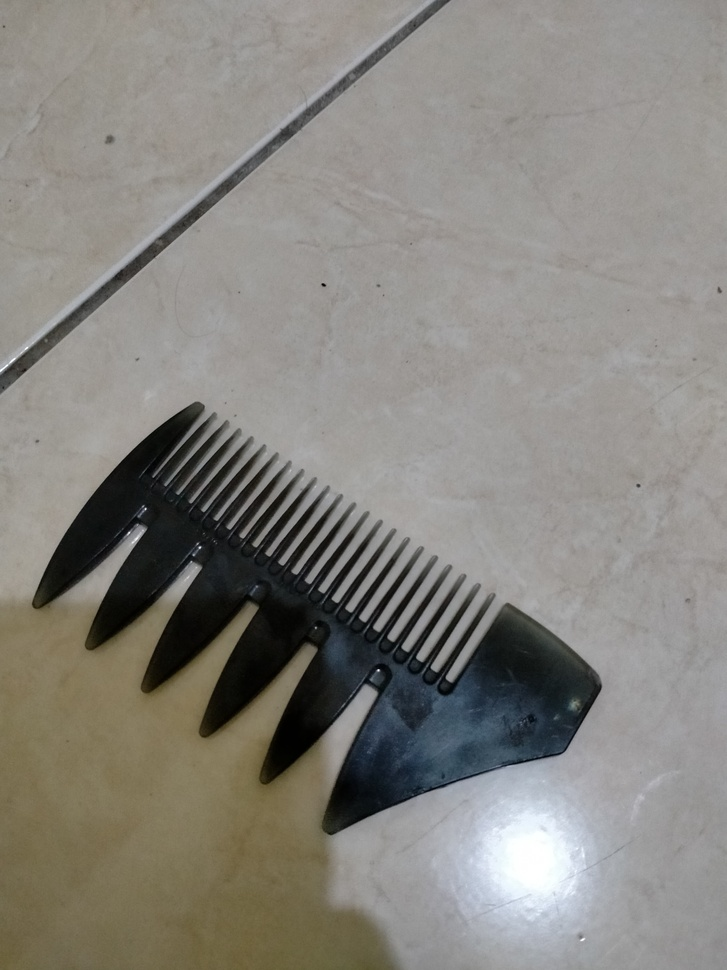
#> input picture PA-PC_202131006_Naufal Adli_A/sisir.jpg, 727 x 970 px, shrunk from 3000 x 4000 before the run
$ jupyter execute Naufal-adli-202131006-UASPENGCIT.ipynb
#> lines starting #> are read from the running program, lines starting #| are printed output that depends on the picture; after the words box and inside, x2 and y2 are one past the last pixel; in counts of white or black regions, pixels touching at a corner belong together
#  Naufal Adli | 202131006

[cell 1]
import cv2
import numpy as np
import matplotlib.pyplot as adli
# Baca gambar
image = cv2.imread('sisir.jpg')
#> image is the input picture: shape (970, 727, 3); mean B, G, R 126, 131.9, 134.3
# Konversi gambar ke grayscale
gray = cv2.cvtColor(image, cv2.COLOR_BGR2GRAY)
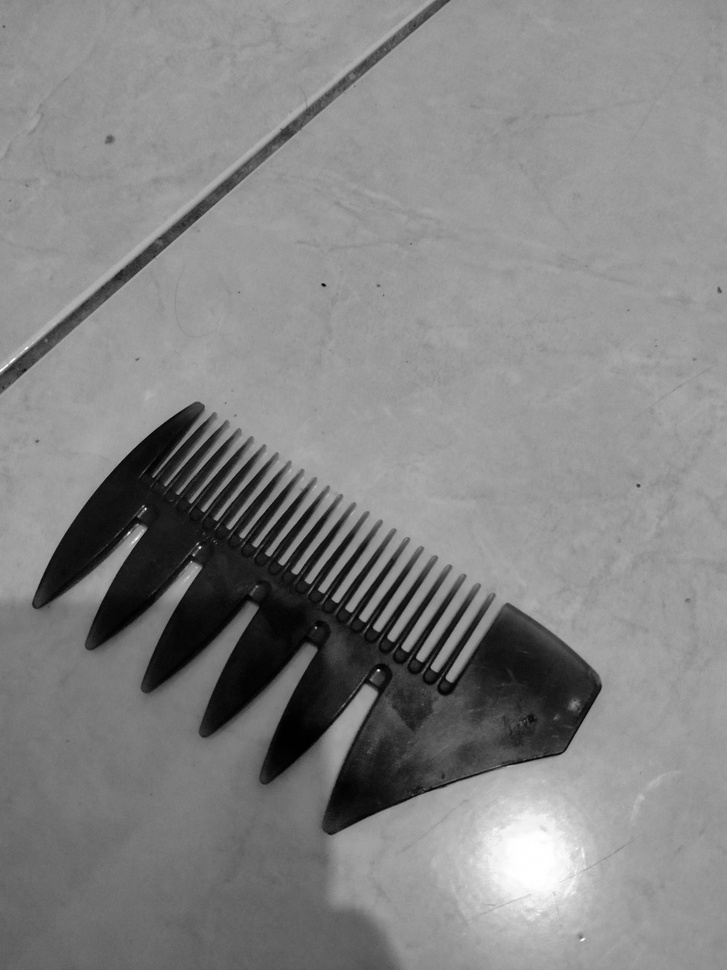
#> gray: shape (970, 727); min 0, max 255, mean 132
# Melakukan Thresholding gambar
ret, thresh = cv2.threshold(gray, 127, 255, 0)
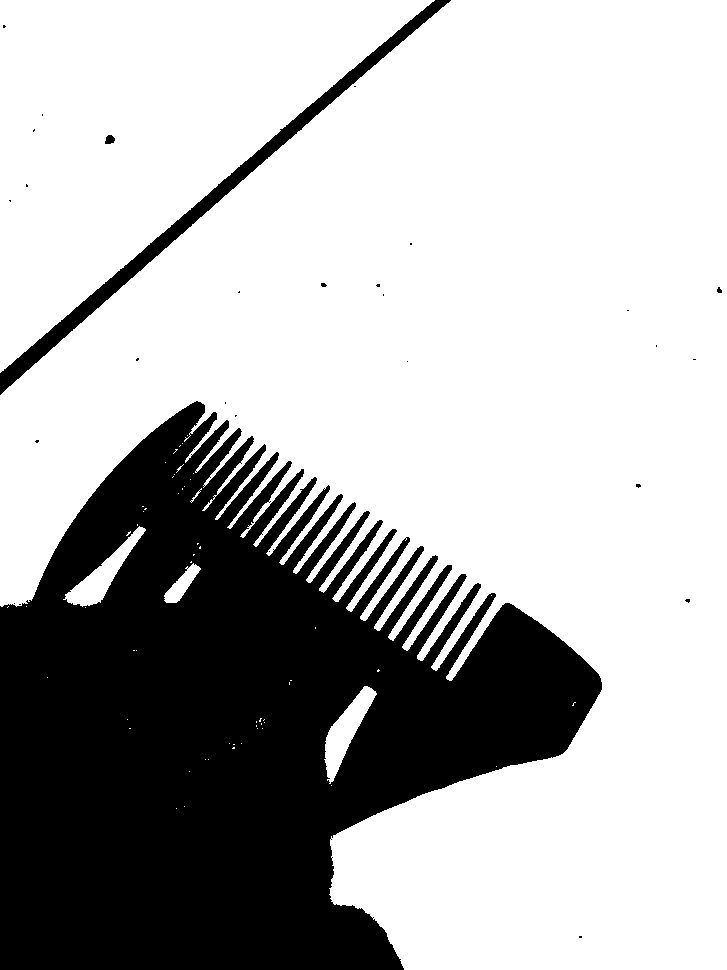
#> thresh: shape (970, 727); 70.1% white; 29 black regions (25 under 20 px)
# Cari kontur pada gambar
contours, hierarchy = cv2.findContours(thresh, cv2.RETR_EXTERNAL, cv2.CHAIN_APPROX_SIMPLE)
#> contours = 61 contours, 56 with area under 20; largest, box (x1, y1, x2, y2) and area: (0, 0, 727, 970) 405638, (0, 0, 435, 373) 80248, (324, 686, 377, 784) 1774, (63, 526, 146, 607) 1686, (164, 563, 201, 603) 545
# Gambar kontur pada gambar asli
contour_image = cv2.drawContours(image.copy(), contours, -1, (0, 0, 255), 3)
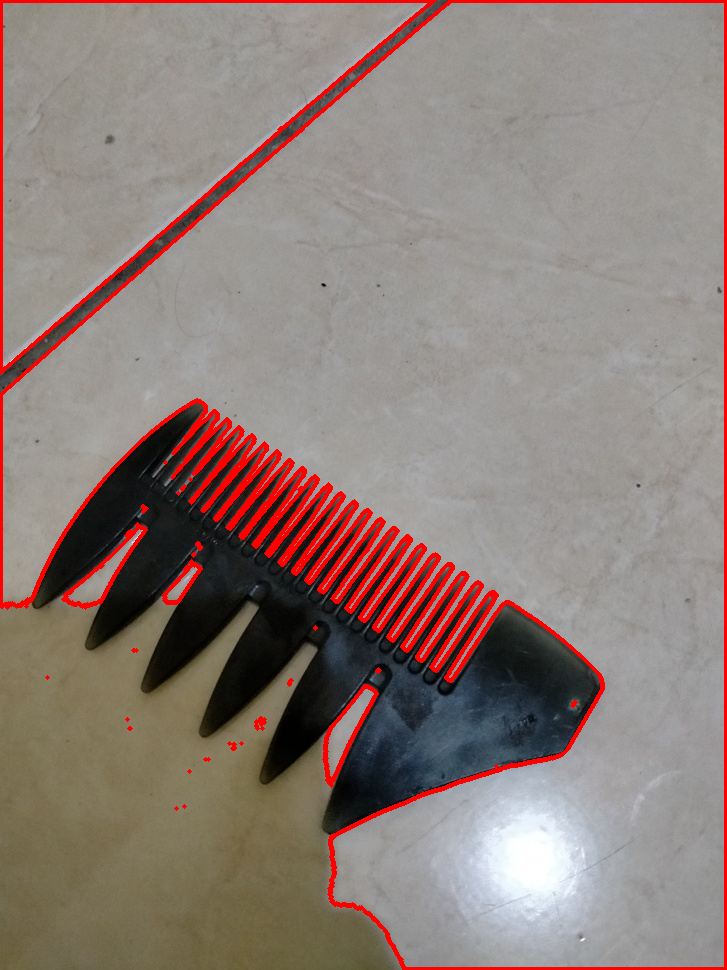
#> contour_image: shape (970, 727, 3); mean B, G, R 119.5, 125.4, 140.9
# Buat gambar dengan background putih
white_bg = np.ones_like(image) * 255
contour_white_bg = cv2.drawContours(white_bg.copy(), contours, -1, (0, 0, 0), 3)
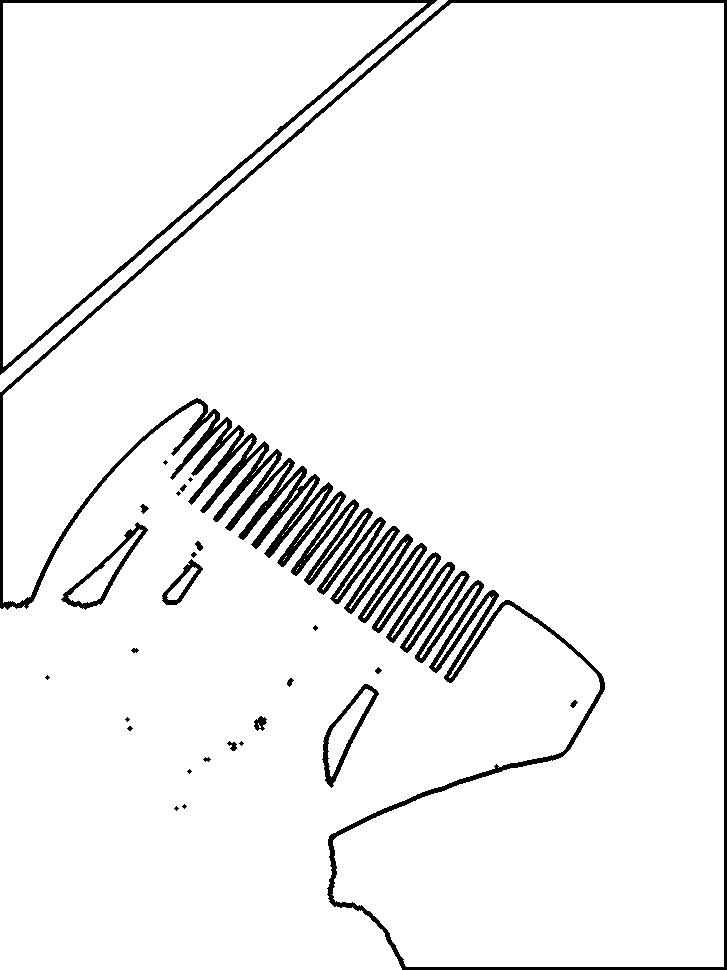
#> contour_white_bg: shape (970, 727, 3); 94.8% white; 27 black regions (11 under 20 px), largest, box (x1, y1, x2, y2) and area: (0, 0, 727, 970) 28725, (0, 0, 437, 375) 4601, (61, 522, 148, 610) 1044
# Tampilkan gambar asli
adli.subplot(131)
adli.imshow(cv2.cvtColor(image, cv2.COLOR_BGR2RGB))
adli.title('Original Image')
adli.axis('on') #jika tidak ingin ada koordinat di off kan

# Tampilkan gambar dengan contour pada background putih
adli.subplot(132)
adli.imshow(cv2.cvtColor(contour_white_bg, cv2.COLOR_BGR2RGB))
adli.title('Contour Image')
adli.axis('on') #jika tidak ingin ada koordinat di off kan

# Tampilkan gambar dengan contour pada background seperti aslinya
adli.subplot(133)
adli.imshow(cv2.cvtColor(contour_image, cv2.COLOR_BGR2RGB))
adli.axis('on') #jika tidak ingin ada koordinat di off kan

adli.tight_layout()
adli.show()
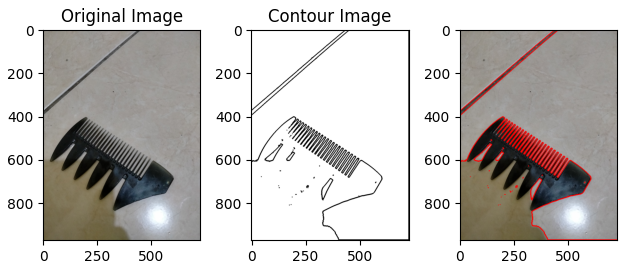
#> figure drawn by matplotlib, 3 panels
